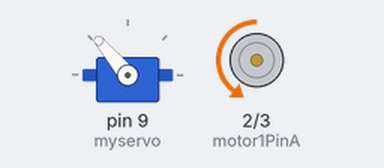
Bench run of a sketch on a simulated Arduino Uno, built with avr-gcc and run on an emulated ATmega328P. On the bench: servo, motor-driver pin pairs drawn as motors (green arrow = first pin HIGH = forward, orange = second pin HIGH = backward, longer = more drive, scaled by the enable pin).

Above: at 0.05 s.
At 1.45 s:
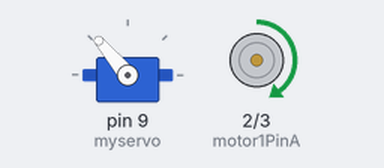
At 2.9 s:
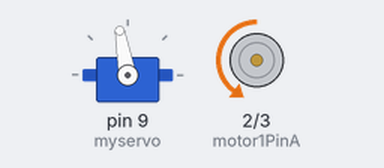
At 5.8 s:
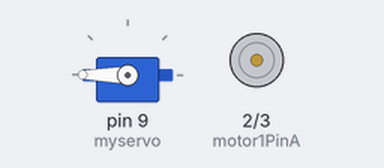
Timing chart, 0 to 7.5 s (numbered marks = the images above):
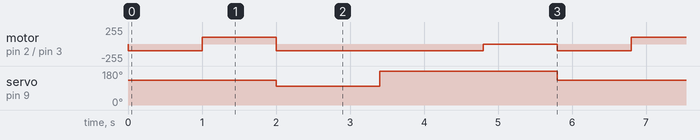

The sketch:

rc_dc_servo.ino
```cpp
     #include <Servo.h>
Servo myservo;
int motor1PinA  = 2 ;
int motor1PinB =3 ;
int enablelPin=  11 ;

  void setup() {
     myservo.attach(9);
     pinMode(motor1PinA, OUTPUT);
     pinMode(motor1PinB, OUTPUT);
     pinMode(enablelPin, OUTPUT);
     analogWrite(enablelPin, 100);
  }
   void loop() {
    Forward();
    delay(1000);
    Backward();
    delay(1000);
    Rightward();
    delay(1000);
    digitalWrite(motor1PinA, LOW);
    digitalWrite(motor1PinB, HIGH);
    delay(400);
    Leftward();
    delay(1000);
    digitalWrite(motor1PinA, LOW);
    digitalWrite(motor1PinB, HIGH);
    delay(400);
    digitalWrite(motor1PinA, LOW);
    digitalWrite(motor1PinB, LOW);
    delay(1000);

     }


void Forward(){    //  앞
           myservo.write(130);
           digitalWrite(motor1PinA, LOW);
           digitalWrite(motor1PinB, HIGH);
 }
void Backward(){    //  뒤
           myservo.write(130);
           digitalWrite(motor1PinA, HIGH);
           digitalWrite(motor1PinB, LOW);
 }
void Rightward(){    //  오른쪽
           myservo.write(100);
           digitalWrite(motor1PinA, LOW);
           digitalWrite(motor1PinB, HIGH);
}
void Leftward(){    //  왼쪽
           myservo.write(180);
           digitalWrite(motor1PinA, LOW);
           digitalWrite(motor1PinB, HIGH);
 }
```

Measured:
- by itself, servo on pin 9 (myservo): repeats every 5.8 s: 180° 2.4 s, 130° 2.0 s, 100° 1.4 s
- by itself, motor on pin 2 (motor1PinA) / pin 3 (motor1PinB): repeats every 5.8 s: forward 100/255 1.0 s, backward 100/255 2.8 s, stopped 1.0 s, backward 100/255 1.0 s
